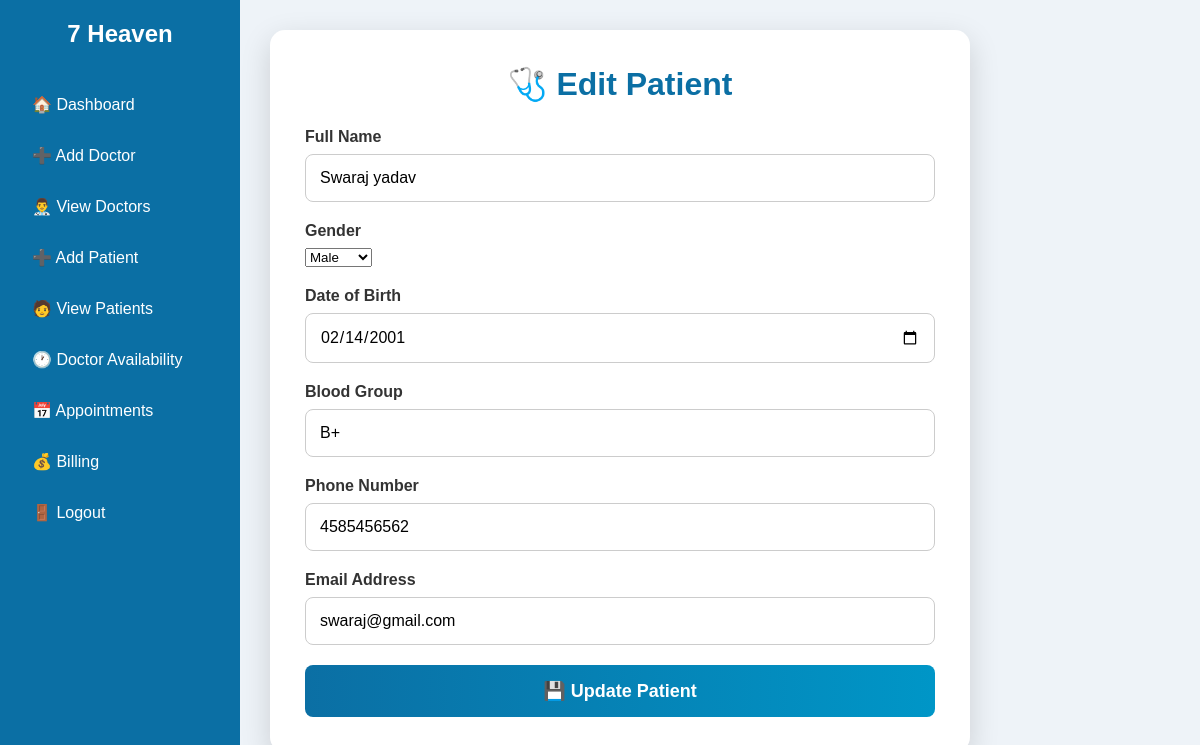
Page /admin/edit_patient.php?id=3 (signed in) on the committed database.
### tables this page shows
CREATE TABLE `patients` (
  `id` int(11) NOT NULL,
  `fullname` varchar(100) NOT NULL,
  `gender` enum('Male','Female','Other') NOT NULL,
  `dob` date NOT NULL,
  `blood_group` varchar(5) NOT NULL,
  `phone` varchar(15) NOT NULL,
  `email` varchar(100) NOT NULL,
  `address` text NOT NULL,
  `emergency_contact` varchar(15) NOT NULL,
  `created_at` timestamp NOT NULL DEFAULT current_timestamp()
);

### admin/edit_patient.php (the view, shortened to what this page needs)
<?php
include("../config.php");
$id = $_GET['id'];
$result = mysqli_query($conn, "SELECT * FROM patients WHERE id='$id'");
$row = mysqli_fetch_assoc($result);
?>
<!DOCTYPE html>
<html>
<head>
<link rel="stylesheet" href="../css/dashboard.css">
<link rel="stylesheet" href="../css/form.css">
</head>
<body>
<div class="container">
<?php include("sidebar.php"); ?>
<div class="content">
<div class="form-card">
<h1>🩺 Edit Patient</h1>
<form method="POST">
<div class="form-group">
<label>Full Name</label>
<input type="text"
name="fullname"
value="<?php echo htmlspecialchars($row['fullname']); ?>"
placeholder="Enter Full Name"
required>
</div>
<div class="form-group">
<label>Gender</label>
<select name="gender" required>
<option value="Male" <?php if($row['gender']=="Male") echo "selected"; ?>>Male</option>
</select>
</div>
<div class="form-group">
<label>Date of Birth</label>
<input type="date"
name="dob"
value="<?php echo $row['dob']; ?>"
required>
</div>
<div class="form-group">
<label>Blood Group</label>
<input type="text"
name="blood_group"
value="<?php echo htmlspecialchars($row['blood_group']); ?>"
placeholder="O+, A+, B+, AB+"
required>
</div>
<div class="form-group">
<label>Phone Number</label>
<input type="text"
name="phone"
value="<?php echo htmlspecialchars($row['phone']); ?>"
placeholder="9876543210"
required>
</div>
<div class="form-group">
<label>Email Address</label>
<input type="email"
name="email"
value="<?php echo htmlspecialchars($row['email']); ?>"
placeholder="patient@gmail.com"
required>
</div>
<button type="submit" class="save-btn" name="update">
💾 Update Patient
</button>
</form>
</div>
</div>
</div>
</body>
</html>

### css/dashboard.css (style rules this page uses)
* { margin:0; padding:0; box-sizing:border-box; font-family:Arial, Helvetica, sans-serif; }
body { background:#eef3f8; }
.container { display:flex; min-height:100vh; }
.content { flex:1; margin-left:240px; padding:30px; }

### css/form.css (style rules this page uses)
.form-card { width:700px; background:#fff; padding:35px; border-radius:15px; box-shadow:0 10px 30px rgba(0,0,0,.15); }
.form-card h1 { text-align:center; color:#0b6fa4; margin-bottom:25px; }
.form-group { margin-bottom:20px; }
.form-group label { display:block; font-weight:bold; margin-bottom:8px; color:#333; }
.form-group input { width:100%; padding:14px; border:1px solid #ccc; border-radius:8px; font-size:16px; transition:.3s; }
.save-btn { width:100%; padding:15px; border:none; border-radius:8px; background:linear-gradient(90deg,#0b6fa4,#0096c7); color:white; font-size:18px; font-weight:bold; cursor:pointer; transition:.3s; }

### rows in the picture
patients: fullname "Swaraj yadav", gender "Male", dob "02/14/2001", blood_group "B+", phone "4585456562", email "swaraj@gmail.com"
